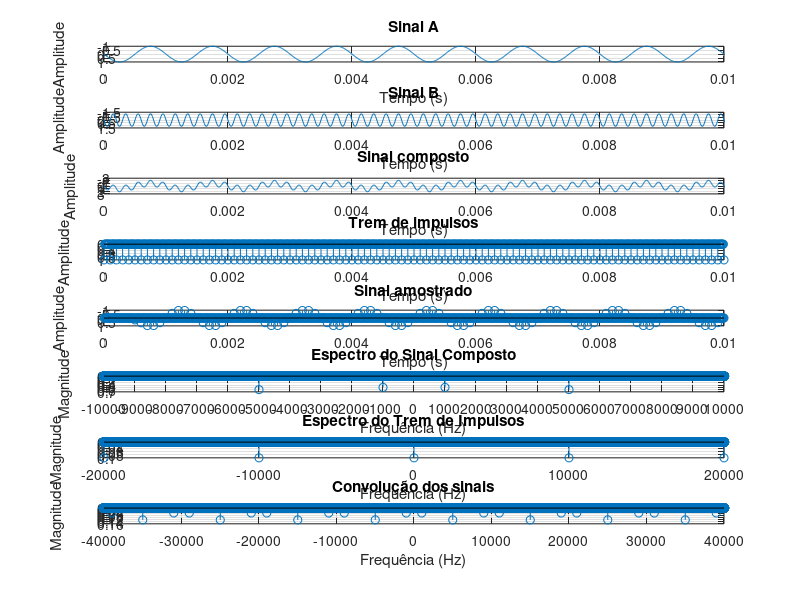

MATLAB code for this plot:
clear;
clc;
close all;

pkg load signal;


% Frequências do sinal analógico de entrada
f1 = 1e3;                   % Senoide desejada (Banda do sinal: 1KHz)
f2 = 5e3;                   % Segunda senoide (Banda do sinal: 5KHz)
% Amplitudes das senoides
A1 = 1.0;
A2 = 1.2;

fAnalog = 1e5;             % Frequência analógica simulada (100 kHz)
Ta = 1/fAnalog;            % Período de amostragem analógico
tempoTotal = 1;            % Tempo total de simulação (1s)
t = 0:Ta:tempoTotal-Ta;    % Vetor de tempo "contínuo"
nPAnalog = length(t);      % Número total de pontos analógicos
fs = 10e3;                 % Frequencia de amostragem(Trem de impulsos)
Ts = 1/fs;                 % Periodo de amostragem(Trem de impulsos)
nPlots = 8;                % Número total de plots
ordemFiltro = 100;
% fs >= 2*f1
fNyquist = fs/2;
fCorte = 1e3;
fs = 10e3;
Ts = 1/fs;
kPasso = round(Ts/Ta);

sinalA = A1*sin(2*pi*f1*t);

%figure;
subplot(nPlots,1,1);
plot(t, sinalA);
grid on;
xlabel('Tempo (s)');
ylabel('Amplitude');
title('Sinal A');
xlim([0 0.01]);

sinalB = A2*sin(2*pi*f2*t);

%figure;
subplot(nPlots,1,2);
plot(t, sinalB);
grid on;
xlabel('Tempo (s)');
ylabel('Amplitude');
title('Sinal B');
xlim([0 0.01]);

sinalComposto = sinalA + sinalB;

%figure;
subplot(nPlots,1,3);
plot(t,sinalComposto);
grid on;
xlabel('Tempo (s)');
ylabel('Amplitude');
title('Sinal composto');
xlim([0 0.01]);

filtro = fir1(ordemFiltro, fCorte/fNyquist);
sinalFiltrado = filter(filtro, 1, sinalComposto);

tremImpulsos = zeros(1, nPAnalog);
tremImpulsos(1:kPasso:end) = 1;

subplot(nPlots,1,4);
stem(t, tremImpulsos);
grid on;
xlabel('Tempo (s)');
ylabel('Amplitude');
title('Trem de impulsos');
xlim([0 0.01]);

sinalAmostrado = sinalFiltrado .* tremImpulsos;

subplot(nPlots,1,5);
stem(t, sinalAmostrado);
grid on;
xlabel('Tempo (s)');
ylabel('Amplitude');
title('Sinal amostrado');
xlim([0 0.01]);

f = (-nPAnalog/2 : nPAnalog/2 - 1) * (fAnalog / nPAnalog)

sinalCompostoFTT = abs(fftshift(fft(sinalComposto)))/nPAnalog;

subplot(nPlots,1,6);
stem(f, sinalCompostoFTT);
grid on;
xlabel('Frequência (Hz)');
ylabel('Magnitude');
title('Espectro do Sinal Composto');
xlim([-10000 10000]);
xticks(-10000 : 1000 : 10000);

tremImpulsosFTT = abs(fftshift(fft(tremImpulsos)))/nPAnalog;

subplot(nPlots,1,7);
stem(f, tremImpulsosFTT);
grid on;
xlabel('Frequência (Hz)');
ylabel('Magnitude');
title('Espectro do Trem de Impulsos');
xlim([-20000 20000]);
xticks(-200000 : 10000 : 200000);

espectroSinalAmostrado = conv(sinalCompostoFTT,tremImpulsosFTT);

nP_conv = length(espectroSinalAmostrado);
f_conv = linspace(-fAnalog, fAnalog, nP_conv);

subplot(nPlots,1,8);
stem(f_conv, espectroSinalAmostrado);
grid on;
xlabel('Frequência (Hz)');
ylabel('Magnitude');
title('Convolução dos sinais');
xlim([-40000 40000]);
xticks(-40000 : 10000 : 40000);
